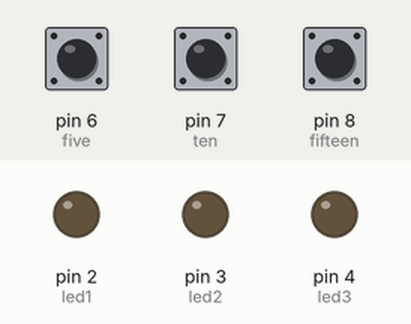
This sketch was run on a simulated Arduino Uno, built with avr-gcc and run on an emulated ATmega328P. Shown: output pins drawn as LEDs (lit = HIGH). Dashed ring = blinking. Inputs (shaded band) come from the test bench; at power-on: pin 6 (five) HIGH, pin 7 (ten) HIGH, pin 8 (fifteen) HIGH.

Above: at 1.2 s.
1.3 s: pin 6 (five) pulled LOW for 0.15 s
At 1.6 s:
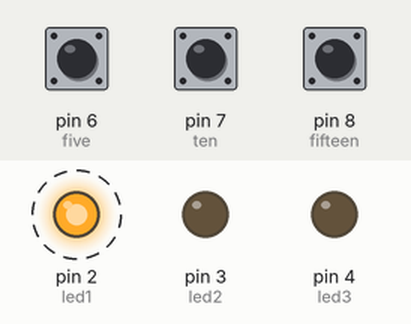
4.4 s: pin 7 (ten) pulled LOW for 0.15 s
At 4.7 s:
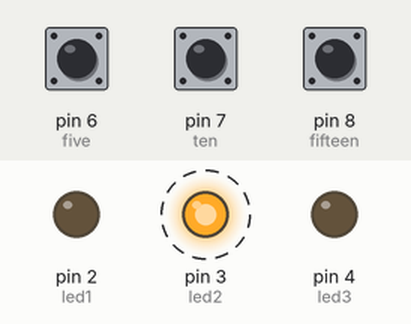
7.4 s: pin 8 (fifteen) pulled LOW for 3.2 s
At 8.8 s:
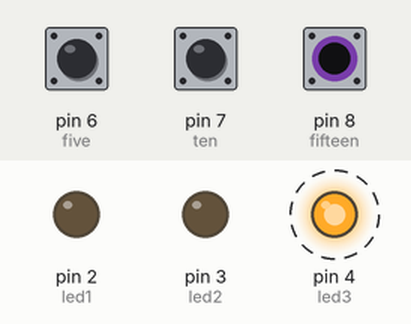
12.1 s: pin 8 (fifteen) pulled LOW for 0.15 s
At 12.5 s:
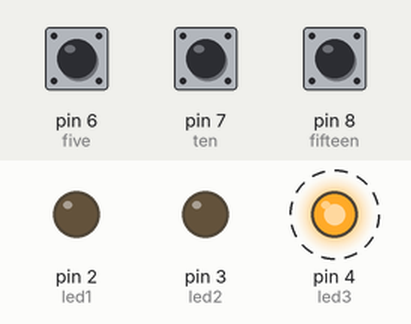
15.1 s: pin 8 (fifteen) pulled LOW for 1 s
Timing chart, 0 to 19.1 s (numbered marks = the images above; inputs shaded):
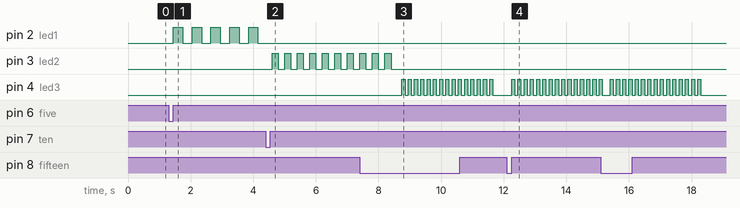

The sketch:

Unit_5_Lab_2_Program_2.ino
```cpp
/*  Title: Unit 5 Lab 2 Program #2
 *  Purpose: Flash an LED certain number of times depending on which button is pressed
 *  Author: Andy Davis
 *  Date: 4/9/2021
 *  LED1 connected to pin D2
 *  LED2 connected to pin D3
 *  LED3 connected to pin D4
 *  Switch1 connected to pin D6
 *  Switch2 connected to pin D7
 *  Switch3 connected to pin D8
 */

const int led1 = 2;
const int led2 = 3;
const int led3 = 4;

const int flash5 = 5;
const int flash10 = 10;
const int flash15 = 15;

const int fast = 100;
const int medium = 200;
const int slow = 300;

const int five = 6;
const int ten = 7;
const int fifteen = 8;

int swVal1;
int swVal2;
int swVal3;

void setup() {
  pinMode(led1, OUTPUT);
  pinMode(led2, OUTPUT);
  pinMode(led3, OUTPUT);
  pinMode(five, INPUT_PULLUP);  //5V or HIGH
  pinMode(ten, INPUT_PULLUP);  //5V or HIGH
  pinMode(fifteen, INPUT_PULLUP);  //5V or HIGH
}

void flashLED(int led, int rate, int times){
  for(int i = 0; i < times; i++){
    digitalWrite(led, HIGH);
    delay(rate);
    digitalWrite(led, LOW);
    delay(rate);
  }
}

void loop() {
  swVal1 = digitalRead(five);
  swVal2 = digitalRead(ten);
  swVal3 = digitalRead(fifteen);

  if (!swVal1){
    delay(150);
    flashLED(led1, slow, flash5);
  }

  if (!swVal2){
    delay(150);
    flashLED(led2, medium, flash10);
  }

  if (!swVal3){
    delay(150);
    flashLED(led3, fast, flash15);
  }
}
```

Measured:
- after the input at 1.3 s, pin 2 (led1): alternates HIGH for 0.30 s and LOW for 0.30 s, starting after 0.15 s
- after the input at 4.4 s, pin 3 (led2): alternates HIGH for 0.20 s and LOW for 0.20 s, starting after 0.20 s
- after the input at 7.4 s, pin 4 (led3): alternates HIGH for 0.10 s and LOW for 0.10 s, 30 changes in all, then stays LOW, starting after 1.4 s
- after the input at 12.1 s, pin 4 (led3): alternates HIGH for 0.10 s and LOW for 0.10 s, starting after 0.15 s
